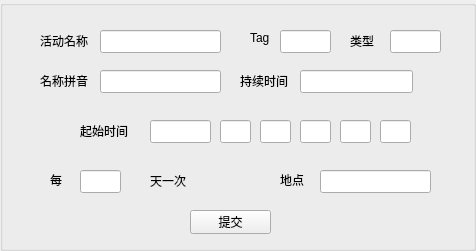
<?xml version="1.0" encoding="UTF-8"?>
<ui version="4.0">
 <class>ActivInput</class>
 <widget class="QGroupBox" name="ActivInput">
  <property name="geometry">
   <rect>
    <x>0</x>
    <y>0</y>
    <width>476</width>
    <height>251</height>
   </rect>
  </property>
  <property name="windowTitle">
   <string>GroupBox</string>
  </property>
  <widget class="QLineEdit" name="name">
   <property name="geometry">
    <rect>
     <x>100</x>
     <y>30</y>
     <width>121</width>
     <height>23</height>
    </rect>
   </property>
  </widget>
  <widget class="QLabel" name="label">
   <property name="geometry">
    <rect>
     <x>40</x>
     <y>30</y>
     <width>53</width>
     <height>21</height>
    </rect>
   </property>
   <property name="text">
    <string>活动名称</string>
   </property>
  </widget>
  <widget class="QPushButton" name="pushButton">
   <property name="geometry">
    <rect>
     <x>190</x>
     <y>210</y>
     <width>81</width>
     <height>24</height>
    </rect>
   </property>
   <property name="text">
    <string>提交</string>
   </property>
  </widget>
  <widget class="QLabel" name="label_7">
   <property name="geometry">
    <rect>
     <x>50</x>
     <y>170</y>
     <width>21</width>
     <height>20</height>
    </rect>
   </property>
   <property name="text">
    <string>每</string>
   </property>
  </widget>
  <widget class="QLineEdit" name="duration">
   <property name="geometry">
    <rect>
     <x>300</x>
     <y>70</y>
     <width>113</width>
     <height>23</height>
    </rect>
   </property>
  </widget>
  <widget class="QLabel" name="label_4">
   <property name="geometry">
    <rect>
     <x>80</x>
     <y>120</y>
     <width>53</width>
     <height>21</height>
    </rect>
   </property>
   <property name="text">
    <string>起始时间</string>
   </property>
  </widget>
  <widget class="QLabel" name="label_2">
   <property name="geometry">
    <rect>
     <x>250</x>
     <y>30</y>
     <width>31</width>
     <height>16</height>
    </rect>
   </property>
   <property name="text">
    <string>Tag</string>
   </property>
  </widget>
  <widget class="QLineEdit" name="repeat">
   <property name="geometry">
    <rect>
     <x>80</x>
     <y>170</y>
     <width>41</width>
     <height>23</height>
    </rect>
   </property>
  </widget>
  <widget class="QLabel" name="label_5">
   <property name="geometry">
    <rect>
     <x>240</x>
     <y>70</y>
     <width>53</width>
     <height>21</height>
    </rect>
   </property>
   <property name="text">
    <string>持续时间</string>
   </property>
  </widget>
  <widget class="QLineEdit" name="tag">
   <property name="geometry">
    <rect>
     <x>280</x>
     <y>30</y>
     <width>51</width>
     <height>23</height>
    </rect>
   </property>
  </widget>
  <widget class="QLabel" name="label_6">
   <property name="geometry">
    <rect>
     <x>150</x>
     <y>170</y>
     <width>53</width>
     <height>21</height>
    </rect>
   </property>
   <property name="text">
    <string>天一次</string>
   </property>
  </widget>
  <widget class="QLineEdit" name="y">
   <property name="geometry">
    <rect>
     <x>150</x>
     <y>120</y>
     <width>61</width>
     <height>23</height>
    </rect>
   </property>
  </widget>
  <widget class="QLineEdit" name="m">
   <property name="geometry">
    <rect>
     <x>220</x>
     <y>120</y>
     <width>31</width>
     <height>23</height>
    </rect>
   </property>
  </widget>
  <widget class="QLineEdit" name="d">
   <property name="geometry">
    <rect>
     <x>260</x>
     <y>120</y>
     <width>31</width>
     <height>23</height>
    </rect>
   </property>
  </widget>
  <widget class="QLineEdit" name="h">
   <property name="geometry">
    <rect>
     <x>300</x>
     <y>120</y>
     <width>31</width>
     <height>23</height>
    </rect>
   </property>
  </widget>
  <widget class="QLineEdit" name="mi">
   <property name="geometry">
    <rect>
     <x>340</x>
     <y>120</y>
     <width>31</width>
     <height>23</height>
    </rect>
   </property>
  </widget>
  <widget class="QLineEdit" name="s">
   <property name="geometry">
    <rect>
     <x>380</x>
     <y>120</y>
     <width>31</width>
     <height>23</height>
    </rect>
   </property>
  </widget>
  <widget class="QLineEdit" name="name_2">
   <property name="geometry">
    <rect>
     <x>100</x>
     <y>70</y>
     <width>121</width>
     <height>23</height>
    </rect>
   </property>
  </widget>
  <widget class="QLabel" name="label_3">
   <property name="geometry">
    <rect>
     <x>40</x>
     <y>70</y>
     <width>53</width>
     <height>21</height>
    </rect>
   </property>
   <property name="text">
    <string>名称拼音</string>
   </property>
  </widget>
  <widget class="QLabel" name="label_8">
   <property name="geometry">
    <rect>
     <x>280</x>
     <y>170</y>
     <width>31</width>
     <height>20</height>
    </rect>
   </property>
   <property name="text">
    <string>地点</string>
   </property>
  </widget>
  <widget class="QLineEdit" name="location">
   <property name="geometry">
    <rect>
     <x>320</x>
     <y>170</y>
     <width>111</width>
     <height>23</height>
    </rect>
   </property>
  </widget>
  <widget class="QLabel" name="label_9">
   <property name="geometry">
    <rect>
     <x>350</x>
     <y>30</y>
     <width>31</width>
     <height>21</height>
    </rect>
   </property>
   <property name="text">
    <string>类型</string>
   </property>
  </widget>
  <widget class="QLineEdit" name="type">
   <property name="geometry">
    <rect>
     <x>390</x>
     <y>30</y>
     <width>51</width>
     <height>23</height>
    </rect>
   </property>
  </widget>
 </widget>
 <resources/>
 <connections/>
</ui>
